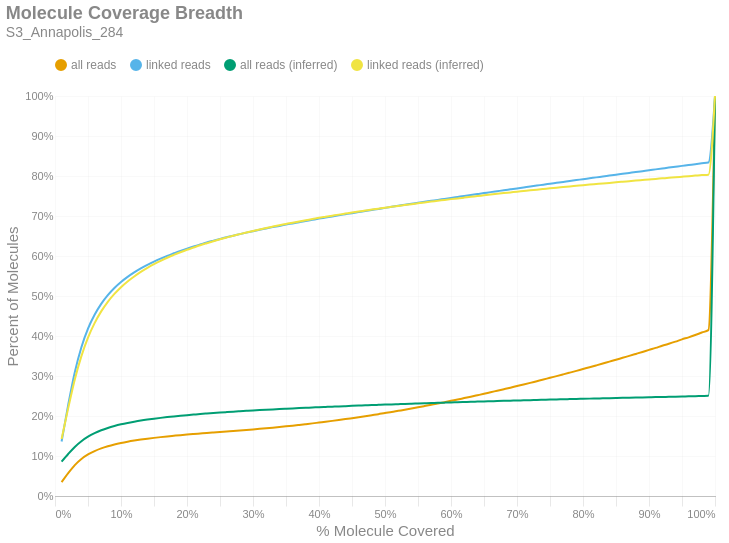

This figure's notebook cell:
### Markdown cell above
### Molecule Read Coverage
This chart shows molecule coverage breadth as computed by the number of bases aligned to that molecule. In other words, "*how much of each unique long molecule is actually sequenced/aligned?*" Keep in mind there is a distinction between sequences and alignments, since some sequences belonging to a particular molecule may not align well and wouldn't appear in the alignment data. This chart also shows molecule coverage breadth as computed by the *inferred fragment* from which the aligned sequences originate. Unlike read coverage, this calculation takes into account the total insert size, including unsequenced gaps between the forward and reverse reads. Like the previous figures, these are cumulative percents.

### Code cell
if SKIPLR:
    print_html(f"Skipped")
else:
    binned_df = consolidated_hist(valids['coverage_bp'], mask, 0.01, True)
    binned_df_inf = consolidated_hist(valids['coverage_inserts'], mask, 0.01, True)
    binned_df = binned_df.with_columns(pl.lit(binned_df_inf['all reads (cumsum)']).alias('all reads (inferred)'))
    binned_df = binned_df.with_columns(pl.lit(binned_df_inf['linked reads (cumsum)']).alias('linked reads (inferred)'))
    binned_df = binned_df.with_columns(
        (pl.col('bin').cast(pl.Float64) + 0.01).alias('right_edge')
    )

    with SafeRender(binned_df):
        (
            density_plot(binned_df, 'Molecule Coverage Breadth', samplename, 'molcov', ['all reads (inferred)','linked reads (inferred)'])
            .encode(
                #x=alt.X('bin:Q', title="% Molecule Covered").axis(format = '%').scale(padding=0),
                x=alt.X('right_edge:Q', title="% Molecule Covered").axis(format='%').scale(padding=0),
                y=alt.Y('value:Q', title='Percent of Molecules')
                    .axis(format='%')
                    .stack(False)
                    .scale(domainMin=0, padding=0),
                color=alt.Color("key:N").scale(domain = ["all reads", "linked reads", "all reads (inferred)", "linked reads (inferred)"]),
                tooltip = [
                    alt.Tooltip("key:N", title = "Data Type"),
                    alt.Tooltip("range_label:N", title="% Molecule Covered"),
                    alt.Tooltip("value:Q", format = ".2%", title="% Molecules")
                ]
            )
        ).display()

### Figure 1 — Vega-Lite specification as saved in the notebook (floating-point values rounded to 4 significant figures)
{"width": "container", "height": 400, "config": {"title": {"anchor": "start", "dy": -15, "fontSize": 18, "color": "#888888", "subtitleColor": "#888888", "subtitleFontSize": 14}, "arc": {"fill": "#0072B2"}, "axis": {"domainColor": "#888888", "domainWidth": 0.5, "gridWidth": 0.2, "grid": false, "titleFontWeight": 400, "titleFontSize": 15, "labelFontSize": 11, "labelColor": "#888888", "tickColor": "#888888", "tickWidth": 0.2, "titleColor": "#888888"}, "axisBand": {"grid": false}, "axisX": {"grid": true, "tickSize": 10, "domainCap": "round"}, "axisY": {"domain": false, "grid": true, "tickSize": 0, "domainCap": "round"}, "background": "transparent", "header": {"labelFontSize": 15, "labelColor": "#888888", "titleFontSize": 15, "titleFontWeight": 600, "titleColor": "#888888"}, "legend": {"labelFont": "sans-serif", "labelFontSize": 12, "labelColor": "#888888", "symbolSize": 100, "symbolType": "circle", "titleFontSize": 12, "titlePadding": 10, "titleColor": "#888888", "title": null, "orient": "top"}, "range": {"category": ["#E69F00", "#56B4E9", "#009E73", "#F0E442", "#0072B2", "#D55E00", "#CC79A7", "#000000"], "diverging": ["#cfe8f3", "#a2d4ec", "#73bfe2", "#46abdb", "#1696d2", "#12719e"]}, "area": {"fill": "#0072B2", "fillOpacity": 0.7, "line": true, "strokeOpacity": 0.7}, "line": {"color": "#0072B2", "stroke": "#0072B2", "strokeWidth": 2}, "trail": {"color": "#0072B2", "stroke": "#0072B2", "strokeWidth": 0, "size": 1}, "point": {"filled": true, "fillOpacity": 1.0, "size": 95}, "text": {"color": "#888888", "fontSize": 11, "align": "right", "fontWeight": 400, "size": 11}, "bar": {"fill": "#0072B2", "stroke": null}, "view": {"stroke": null, "continuousWidth": 660, "continuousHeight": 400}}, "data": {"name": "data-956c7d20a788c91b3cc3b99c691c5943"}, "mark": {"type": "line", "interpolate": "monotone", "point": {"opacity": 0, "size": 275}}, "encoding": {"color": {"field": "key", "scale": {"domain": ["all reads", "linked reads", "all reads (inferred)", "linked reads (inferred)"]}, "type": "nominal"}, "tooltip": [{"field": "key", "title": "Data Type", "type": "nominal"}, {"field": "range_label", "title": "% Molecule Covered", "type": "nominal"}, {"field": "value", "format": ".2%", "title": "% Molecules", "type": "quantitative"}], "x": {"axis": {"format": "%"}, "field": "right_edge", "scale": {"padding": 0}, "title": "% Molecule Covered", "type": "quantitative"}, "y": {"axis": {"format": "%"}, "field": "value", "scale": {"domainMin": 0, "padding": 0}, "stack": false, "title": "Percent of Molecules", "type": "quantitative"}}, "params": [{"name": "param_c36ac31b6afebe62", "select": {"type": "point", "fields": ["key"]}, "bind": "legend"}], "title": {"text": "Molecule Coverage Breadth", "subtitle": "S3_Annapolis_284"}, "transform": [{"fold": ["all reads (cumsum)", "linked reads (cumsum)", "all reads (inferred)", "linked reads (inferred)"]}, {"calculate": "replace(datum.key, ' (cumsum)', '')", "as": "key"}, {"filter": {"param": "param_c36ac31b6afebe62"}}], "usermeta": {"embedOptions": {"downloadFileName": "S3_Annapolis_284.molcov"}}, "$schema": "https://vega.github.io/schema/vega-lite/v6.1.0.json", "datasets": {"data-956c7d20a788c91b3cc3b99c691c5943": [{"bin": "0.0", "interval": "0.0-0.01", "all reads": 0.03453, "linked reads": 0.1363, "all reads (cumsum)": 0.03453, "linked reads (cumsum)": 0.1363, "range_label": "0.0-0.01", "all reads (inferred)": 0.08607, "linked reads (inferred)": 0.1423, "right_edge": 0.01}, {"bin": "0.01", "interval": "0.01-0.02", "all reads": 0.02252, "linked reads": 0.09151, "all reads (cumsum)": 0.05705, "linked reads (cumsum)": 0.2278, "range_label": "0.01-0.02", "all reads (inferred)": 0.1051, "linked reads (inferred)": 0.2197, "right_edge": 0.02}, {"bin": "0.02", "interval": "0.02-0.03", "all reads": 0.02009, "linked reads": 0.08189, "all reads (cumsum)": 0.07714, "linked reads (cumsum)": 0.3097, "range_label": "0.02-0.03", "all reads (inferred)": 0.1227, "linked reads (inferred)": 0.2915, "right_edge": 0.03}, {"bin": "0.03", "interval": "0.03-0.04", "all reads": 0.0153, "linked reads": 0.06233, "all reads (cumsum)": 0.09244, "linked reads (cumsum)": 0.372, "range_label": "0.03-0.04", "all reads (inferred)": 0.1369, "linked reads (inferred)": 0.3498, "right_edge": 0.04}, {"bin": "0.04", "interval": "0.04-0.05", "all reads": 0.01139, "linked reads": 0.04633, "all reads (cumsum)": 0.1038, "linked reads (cumsum)": 0.4183, "range_label": "0.04-0.05", "all reads (inferred)": 0.1482, "linked reads (inferred)": 0.396, "right_edge": 0.05}, {"bin": "0.05", "interval": "0.05-0.06", "all reads": 0.008528, "linked reads": 0.03465, "all reads (cumsum)": 0.1124, "linked reads (cumsum)": 0.453, "range_label": "0.05-0.06", "all reads (inferred)": 0.1571, "linked reads (inferred)": 0.4322, "right_edge": 0.06}, {"bin": "0.06", "interval": "0.06-0.07", "all reads": 0.006699, "linked reads": 0.02722, "all reads (cumsum)": 0.119, "linked reads (cumsum)": 0.4802, "range_label": "0.06-0.07", "all reads (inferred)": 0.1643, "linked reads (inferred)": 0.4615, "right_edge": 0.07}, {"bin": "0.07", "interval": "0.07-0.08", "all reads": 0.005363, "linked reads": 0.02175, "all reads (cumsum)": 0.1244, "linked reads (cumsum)": 0.5019, "range_label": "0.07-0.08", "all reads (inferred)": 0.1702, "linked reads (inferred)": 0.4855, "right_edge": 0.08}, {"bin": "0.08", "interval": "0.08-0.09", "all reads": 0.00446, "linked reads": 0.01801, "all reads (cumsum)": 0.1289, "linked reads (cumsum)": 0.5199, "range_label": "0.08-0.09", "all reads (inferred)": 0.175, "linked reads (inferred)": 0.5052, "right_edge": 0.09}, {"bin": "0.09", "interval": "0.09-0.1", "all reads": 0.003704, "linked reads": 0.01493, "all reads (cumsum)": 0.1326, "linked reads (cumsum)": 0.5349, "range_label": "0.09-0.1", "all reads (inferred)": 0.1791, "linked reads (inferred)": 0.5221, "right_edge": 0.1}, {"bin": "0.1", "interval": "0.1-0.11", "all reads": 0.003179, "linked reads": 0.0128, "all reads (cumsum)": 0.1358, "linked reads (cumsum)": 0.5477, "range_label": "0.1-0.11", "all reads (inferred)": 0.1826, "linked reads (inferred)": 0.5364, "right_edge": 0.11}, {"bin": "0.11", "interval": "0.11-0.12", "all reads": 0.002798, "linked reads": 0.01119, "all reads (cumsum)": 0.1386, "linked reads (cumsum)": 0.5589, "range_label": "0.11-0.12", "all reads (inferred)": 0.1857, "linked reads (inferred)": 0.5488, "right_edge": 0.12}, {"bin": "0.12", "interval": "0.12-0.13", "all reads": 0.002495, "linked reads": 0.01002, "all reads (cumsum)": 0.141, "linked reads (cumsum)": 0.5689, "range_label": "0.12-0.13", "all reads (inferred)": 0.1885, "linked reads (inferred)": 0.5602, "right_edge": 0.13}, {"bin": "0.13", "interval": "0.13-0.14", "all reads": 0.002242, "linked reads": 0.008972, "all reads (cumsum)": 0.1433, "linked reads (cumsum)": 0.5779, "range_label": "0.13-0.14", "all reads (inferred)": 0.191, "linked reads (inferred)": 0.5703, "right_edge": 0.14}, {"bin": "0.14", "interval": "0.14-0.15", "all reads": 0.002023, "linked reads": 0.00805, "all reads (cumsum)": 0.1453, "linked reads (cumsum)": 0.5859, "range_label": "0.14-0.15", "all reads (inferred)": 0.1933, "linked reads (inferred)": 0.5795, "right_edge": 0.15}, {"bin": "0.15", "interval": "0.15-0.16", "all reads": 0.00187, "linked reads": 0.007441, "all reads (cumsum)": 0.1472, "linked reads (cumsum)": 0.5934, "range_label": "0.15-0.16", "all reads (inferred)": 0.1953, "linked reads (inferred)": 0.5878, "right_edge": 0.16}, {"bin": "0.16", "interval": "0.16-0.17", "all reads": 0.00178, "linked reads": 0.007013, "all reads (cumsum)": 0.149, "linked reads (cumsum)": 0.6004, "range_label": "0.16-0.17", "all reads (inferred)": 0.1972, "linked reads (inferred)": 0.5957, "right_edge": 0.17}, {"bin": "0.17", "interval": "0.17-0.18", "all reads": 0.001618, "linked reads": 0.006364, "all reads (cumsum)": 0.1506, "linked reads (cumsum)": 0.6067, "range_label": "0.17-0.18", "all reads (inferred)": 0.199, "linked reads (inferred)": 0.6027, "right_edge": 0.18}, {"bin": "0.18", "interval": "0.18-0.19", "all reads": 0.001593, "linked reads": 0.006186, "all reads (cumsum)": 0.1522, "linked reads (cumsum)": 0.6129, "range_label": "0.18-0.19", "all reads (inferred)": 0.2006, "linked reads (inferred)": 0.6093, "right_edge": 0.19}, {"bin": "0.19", "interval": "0.19-0.2", "all reads": 0.001462, "linked reads": 0.0056, "all reads (cumsum)": 0.1536, "linked reads (cumsum)": 0.6185, "range_label": "0.19-0.2", "all reads (inferred)": 0.2021, "linked reads (inferred)": 0.6155, "right_edge": 0.2}, {"bin": "0.2", "interval": "0.2-0.21", "all reads": 0.001365, "linked reads": 0.005195, "all reads (cumsum)": 0.155, "linked reads (cumsum)": 0.6237, "range_label": "0.2-0.21", "all reads (inferred)": 0.2035, "linked reads (inferred)": 0.6212, "right_edge": 0.21}, {"bin": "0.21", "interval": "0.21-0.22", "all reads": 0.001329, "linked reads": 0.004975, "all reads (cumsum)": 0.1563, "linked reads (cumsum)": 0.6287, "range_label": "0.21-0.22", "all reads (inferred)": 0.2049, "linked reads (inferred)": 0.6269, "right_edge": 0.22}, {"bin": "0.22", "interval": "0.22-0.23", "all reads": 0.001333, "linked reads": 0.004953, "all reads (cumsum)": 0.1577, "linked reads (cumsum)": 0.6336, "range_label": "0.22-0.23", "all reads (inferred)": 0.2062, "linked reads (inferred)": 0.632, "right_edge": 0.23}, {"bin": "0.23", "interval": "0.23-0.24", "all reads": 0.001254, "linked reads": 0.004564, "all reads (cumsum)": 0.1589, "linked reads (cumsum)": 0.6382, "range_label": "0.23-0.24", "all reads (inferred)": 0.2074, "linked reads (inferred)": 0.637, "right_edge": 0.24}, {"bin": "0.24", "interval": "0.24-0.25", "all reads": 0.001232, "linked reads": 0.004453, "all reads (cumsum)": 0.1601, "linked reads (cumsum)": 0.6427, "range_label": "0.24-0.25", "all reads (inferred)": 0.2086, "linked reads (inferred)": 0.6418, "right_edge": 0.25}, {"bin": "0.25", "interval": "0.25-0.26", "all reads": 0.001203, "linked reads": 0.004284, "all reads (cumsum)": 0.1614, "linked reads (cumsum)": 0.6469, "range_label": "0.25-0.26", "all reads (inferred)": 0.2097, "linked reads (inferred)": 0.6463, "right_edge": 0.26}, {"bin": "0.26", "interval": "0.26-0.27", "all reads": 0.001146, "linked reads": 0.003835, "all reads (cumsum)": 0.1625, "linked reads (cumsum)": 0.6508, "range_label": "0.26-0.27", "all reads (inferred)": 0.2108, "linked reads (inferred)": 0.6506, "right_edge": 0.27}, {"bin": "0.27", "interval": "0.27-0.28", "all reads": 0.001243, "linked reads": 0.003874, "all reads (cumsum)": 0.1637, "linked reads (cumsum)": 0.6546, "range_label": "0.27-0.28", "all reads (inferred)": 0.2118, "linked reads (inferred)": 0.6547, "right_edge": 0.28}, {"bin": "0.28", "interval": "0.28-0.29", "all reads": 0.001296, "linked reads": 0.003731, "all reads (cumsum)": 0.165, "linked reads (cumsum)": 0.6584, "range_label": "0.28-0.29", "all reads (inferred)": 0.2128, "linked reads (inferred)": 0.6587, "right_edge": 0.29}, {"bin": "0.29", "interval": "0.29-0.3", "all reads": 0.001373, "linked reads": 0.00366, "all reads (cumsum)": 0.1664, "linked reads (cumsum)": 0.662, "range_label": "0.29-0.3", "all reads (inferred)": 0.2138, "linked reads (inferred)": 0.6627, "right_edge": 0.3}, {"bin": "0.3", "interval": "0.3-0.31", "all reads": 0.001422, "linked reads": 0.00354, "all reads (cumsum)": 0.1678, "linked reads (cumsum)": 0.6656, "range_label": "0.3-0.31", "all reads (inferred)": 0.2147, "linked reads (inferred)": 0.6664, "right_edge": 0.31}, {"bin": "0.31", "interval": "0.31-0.32", "all reads": 0.00146, "linked reads": 0.0033, "all reads (cumsum)": 0.1693, "linked reads (cumsum)": 0.6689, "range_label": "0.31-0.32", "all reads (inferred)": 0.2157, "linked reads (inferred)": 0.6701, "right_edge": 0.32}, {"bin": "0.32", "interval": "0.32-0.33", "all reads": 0.001538, "linked reads": 0.003273, "all reads (cumsum)": 0.1708, "linked reads (cumsum)": 0.6722, "range_label": "0.32-0.33", "all reads (inferred)": 0.2165, "linked reads (inferred)": 0.6736, "right_edge": 0.33}, {"bin": "0.33", "interval": "0.33-0.34", "all reads": 0.001626, "linked reads": 0.003086, "all reads (cumsum)": 0.1725, "linked reads (cumsum)": 0.6752, "range_label": "0.33-0.34", "all reads (inferred)": 0.2174, "linked reads (inferred)": 0.6769, "right_edge": 0.34}, {"bin": "0.34", "interval": "0.34-0.35", "all reads": 0.001697, "linked reads": 0.003226, "all reads (cumsum)": 0.1742, "linked reads (cumsum)": 0.6785, "range_label": "0.34-0.35", "all reads (inferred)": 0.2182, "linked reads (inferred)": 0.6802, "right_edge": 0.35}, {"bin": "0.35", "interval": "0.35-0.36", "all reads": 0.001758, "linked reads": 0.002999, "all reads (cumsum)": 0.1759, "linked reads (cumsum)": 0.6815, "range_label": "0.35-0.36", "all reads (inferred)": 0.219, "linked reads (inferred)": 0.6834, "right_edge": 0.36}, {"bin": "0.36", "interval": "0.36-0.37", "all reads": 0.001855, "linked reads": 0.003055, "all reads (cumsum)": 0.1778, "linked reads (cumsum)": 0.6845, "range_label": "0.36-0.37", "all reads (inferred)": 0.2198, "linked reads (inferred)": 0.6865, "right_edge": 0.37}, {"bin": "0.37", "interval": "0.37-0.38", "all reads": 0.001892, "linked reads": 0.00302, "all reads (cumsum)": 0.1797, "linked reads (cumsum)": 0.6875, "range_label": "0.37-0.38", "all reads (inferred)": 0.2205, "linked reads (inferred)": 0.6895, "right_edge": 0.38}, {"bin": "0.38", "interval": "0.38-0.39", "all reads": 0.001909, "linked reads": 0.002933, "all reads (cumsum)": 0.1816, "linked reads (cumsum)": 0.6905, "range_label": "0.38-0.39", "all reads (inferred)": 0.2212, "linked reads (inferred)": 0.6923, "right_edge": 0.39}, {"bin": "0.39", "interval": "0.39-0.4", "all reads": 0.002067, "linked reads": 0.002942, "all reads (cumsum)": 0.1836, "linked reads (cumsum)": 0.6934, "range_label": "0.39-0.4", "all reads (inferred)": 0.222, "linked reads (inferred)": 0.6954, "right_edge": 0.4}, {"bin": "0.4", "interval": "0.4-0.41", "all reads": 0.002034, "linked reads": 0.002731, "all reads (cumsum)": 0.1857, "linked reads (cumsum)": 0.6961, "range_label": "0.4-0.41", "all reads (inferred)": 0.2227, "linked reads (inferred)": 0.6981, "right_edge": 0.41}, {"bin": "0.41", "interval": "0.41-0.42", "all reads": 0.002123, "linked reads": 0.00277, "all reads (cumsum)": 0.1878, "linked reads (cumsum)": 0.6989, "range_label": "0.41-0.42", "all reads (inferred)": 0.2234, "linked reads (inferred)": 0.7008, "right_edge": 0.42}, {"bin": "0.42", "interval": "0.42-0.43", "all reads": 0.002203, "linked reads": 0.002717, "all reads (cumsum)": 0.19, "linked reads (cumsum)": 0.7016, "range_label": "0.42-0.43", "all reads (inferred)": 0.224, "linked reads (inferred)": 0.7035, "right_edge": 0.43}, {"bin": "0.43", "interval": "0.43-0.44", "all reads": 0.002262, "linked reads": 0.002737, "all reads (cumsum)": 0.1923, "linked reads (cumsum)": 0.7044, "range_label": "0.43-0.44", "all reads (inferred)": 0.2247, "linked reads (inferred)": 0.706, "right_edge": 0.44}, {"bin": "0.44", "interval": "0.44-0.45", "all reads": 0.002377, "linked reads": 0.002738, "all reads (cumsum)": 0.1946, "linked reads (cumsum)": 0.7071, "range_label": "0.44-0.45", "all reads (inferred)": 0.2253, "linked reads (inferred)": 0.7086, "right_edge": 0.45}, {"bin": "0.45", "interval": "0.45-0.46", "all reads": 0.002394, "linked reads": 0.002684, "all reads (cumsum)": 0.197, "linked reads (cumsum)": 0.7098, "range_label": "0.45-0.46", "all reads (inferred)": 0.226, "linked reads (inferred)": 0.7111, "right_edge": 0.46}, {"bin": "0.46", "interval": "0.46-0.47", "all reads": 0.002489, "linked reads": 0.002695, "all reads (cumsum)": 0.1995, "linked reads (cumsum)": 0.7125, "range_label": "0.46-0.47", "all reads (inferred)": 0.2266, "linked reads (inferred)": 0.7135, "right_edge": 0.47}, {"bin": "0.47", "interval": "0.47-0.48", "all reads": 0.002544, "linked reads": 0.002595, "all reads (cumsum)": 0.2021, "linked reads (cumsum)": 0.7151, "range_label": "0.47-0.48", "all reads (inferred)": 0.2272, "linked reads (inferred)": 0.716, "right_edge": 0.48}, {"bin": "0.48", "interval": "0.48-0.49", "all reads": 0.002494, "linked reads": 0.00254, "all reads (cumsum)": 0.2046, "linked reads (cumsum)": 0.7176, "range_label": "0.48-0.49", "all reads (inferred)": 0.2278, "linked reads (inferred)": 0.7183, "right_edge": 0.49}, {"bin": "0.49", "interval": "0.49-0.5", "all reads": 0.002844, "linked reads": 0.002708, "all reads (cumsum)": 0.2074, "linked reads (cumsum)": 0.7203, "range_label": "0.49-0.5", "all reads (inferred)": 0.2284, "linked reads (inferred)": 0.7207, "right_edge": 0.5}, {"bin": "0.5", "interval": "0.5-0.51", "all reads": 0.002555, "linked reads": 0.002529, "all reads (cumsum)": 0.21, "linked reads (cumsum)": 0.7229, "range_label": "0.5-0.51", "all reads (inferred)": 0.229, "linked reads (inferred)": 0.7229, "right_edge": 0.51}, {"bin": "0.51", "interval": "0.51-0.52", "all reads": 0.002899, "linked reads": 0.002567, "all reads (cumsum)": 0.2129, "linked reads (cumsum)": 0.7254, "range_label": "0.51-0.52", "all reads (inferred)": 0.2296, "linked reads (inferred)": 0.7251, "right_edge": 0.52}, {"bin": "0.52", "interval": "0.52-0.53", "all reads": 0.002833, "linked reads": 0.002645, "all reads (cumsum)": 0.2157, "linked reads (cumsum)": 0.7281, "range_label": "0.52-0.53", "all reads (inferred)": 0.2302, "linked reads (inferred)": 0.7274, "right_edge": 0.53}, {"bin": "0.53", "interval": "0.53-0.54", "all reads": 0.003036, "linked reads": 0.002509, "all reads (cumsum)": 0.2187, "linked reads (cumsum)": 0.7306, "range_label": "0.53-0.54", "all reads (inferred)": 0.2307, "linked reads (inferred)": 0.7295, "right_edge": 0.54}, {"bin": "0.54", "interval": "0.54-0.55", "all reads": 0.002995, "linked reads": 0.002434, "all reads (cumsum)": 0.2217, "linked reads (cumsum)": 0.733, "range_label": "0.54-0.55", "all reads (inferred)": 0.2313, "linked reads (inferred)": 0.7317, "right_edge": 0.55}, {"bin": "0.55", "interval": "0.55-0.56", "all reads": 0.003124, "linked reads": 0.002461, "all reads (cumsum)": 0.2248, "linked reads (cumsum)": 0.7355, "range_label": "0.55-0.56", "all reads (inferred)": 0.2318, "linked reads (inferred)": 0.7339, "right_edge": 0.56}, {"bin": "0.56", "interval": "0.56-0.57", "all reads": 0.003179, "linked reads": 0.002443, "all reads (cumsum)": 0.228, "linked reads (cumsum)": 0.7379, "range_label": "0.56-0.57", "all reads (inferred)": 0.2324, "linked reads (inferred)": 0.736, "right_edge": 0.57}, {"bin": "0.57", "interval": "0.57-0.58", "all reads": 0.003208, "linked reads": 0.002368, "all reads (cumsum)": 0.2312, "linked reads (cumsum)": 0.7403, "range_label": "0.57-0.58", "all reads (inferred)": 0.2329, "linked reads (inferred)": 0.738, "right_edge": 0.58}, {"bin": "0.58", "interval": "0.58-0.59", "all reads": 0.003295, "linked reads": 0.002525, "all reads (cumsum)": 0.2345, "linked reads (cumsum)": 0.7428, "range_label": "0.58-0.59", "all reads (inferred)": 0.2334, "linked reads (inferred)": 0.7401, "right_edge": 0.59}, {"bin": "0.59", "interval": "0.59-0.6", "all reads": 0.003415, "linked reads": 0.00246, "all reads (cumsum)": 0.2379, "linked reads (cumsum)": 0.7453, "range_label": "0.59-0.6", "all reads (inferred)": 0.234, "linked reads (inferred)": 0.7422, "right_edge": 0.6}, {"bin": "0.6", "interval": "0.6-0.61", "all reads": 0.003299, "linked reads": 0.002412, "all reads (cumsum)": 0.2412, "linked reads (cumsum)": 0.7477, "range_label": "0.6-0.61", "all reads (inferred)": 0.2344, "linked reads (inferred)": 0.744, "right_edge": 0.61}, {"bin": "0.61", "interval": "0.61-0.62", "all reads": 0.003516, "linked reads": 0.002413, "all reads (cumsum)": 0.2448, "linked reads (cumsum)": 0.7501, "range_label": "0.61-0.62", "all reads (inferred)": 0.235, "linked reads (inferred)": 0.746, "right_edge": 0.62}, {"bin": "0.62", "interval": "0.62-0.63", "all reads": 0.00347, "linked reads": 0.002377, "all reads (cumsum)": 0.2482, "linked reads (cumsum)": 0.7525, "range_label": "0.62-0.63", "all reads (inferred)": 0.2355, "linked reads (inferred)": 0.7479, "right_edge": 0.63}, {"bin": "0.63", "interval": "0.63-0.64", "all reads": 0.003605, "linked reads": 0.002357, "all reads (cumsum)": 0.2518, "linked reads (cumsum)": 0.7548, "range_label": "0.63-0.64", "all reads (inferred)": 0.2359, "linked reads (inferred)": 0.7498, "right_edge": 0.64}, {"bin": "0.64", "interval": "0.64-0.65", "all reads": 0.003641, "linked reads": 0.002383, "all reads (cumsum)": 0.2555, "linked reads (cumsum)": 0.7572, "range_label": "0.64-0.65", "all reads (inferred)": 0.2364, "linked reads (inferred)": 0.7517, "right_edge": 0.65}, {"bin": "0.65", "interval": "0.65-0.66", "all reads": 0.003917, "linked reads": 0.00246, "all reads (cumsum)": 0.2594, "linked reads (cumsum)": 0.7597, "range_label": "0.65-0.66", "all reads (inferred)": 0.2369, "linked reads (inferred)": 0.7536, "right_edge": 0.66}, {"bin": "0.66", "interval": "0.66-0.67", "all reads": 0.003753, "linked reads": 0.0023, "all reads (cumsum)": 0.2631, "linked reads (cumsum)": 0.762, "range_label": "0.66-0.67", "all reads (inferred)": 0.2374, "linked reads (inferred)": 0.7555, "right_edge": 0.67}, {"bin": "0.67", "interval": "0.67-0.68", "all reads": 0.003826, "linked reads": 0.00229, "all reads (cumsum)": 0.267, "linked reads (cumsum)": 0.7643, "range_label": "0.67-0.68", "all reads (inferred)": 0.2379, "linked reads (inferred)": 0.7573, "right_edge": 0.68}, {"bin": "0.68", "interval": "0.68-0.69", "all reads": 0.003854, "linked reads": 0.002394, "all reads (cumsum)": 0.2708, "linked reads (cumsum)": 0.7667, "range_label": "0.68-0.69", "all reads (inferred)": 0.2383, "linked reads (inferred)": 0.759, "right_edge": 0.69}, {"bin": "0.69", "interval": "0.69-0.7", "all reads": 0.004026, "linked reads": 0.002377, "all reads (cumsum)": 0.2748, "linked reads (cumsum)": 0.769, "range_label": "0.69-0.7", "all reads (inferred)": 0.2388, "linked reads (inferred)": 0.7607, "right_edge": 0.7}, {"bin": "0.7", "interval": "0.7-0.71", "all reads": 0.003921, "linked reads": 0.002332, "all reads (cumsum)": 0.2788, "linked reads (cumsum)": 0.7714, "range_label": "0.7-0.71", "all reads (inferred)": 0.2392, "linked reads (inferred)": 0.7624, "right_edge": 0.71}, {"bin": "0.71", "interval": "0.71-0.72", "all reads": 0.00404, "linked reads": 0.002389, "all reads (cumsum)": 0.2828, "linked reads (cumsum)": 0.7738, "range_label": "0.71-0.72", "all reads (inferred)": 0.2397, "linked reads (inferred)": 0.7641, "right_edge": 0.72}, {"bin": "0.72", "interval": "0.72-0.73", "all reads": 0.004186, "linked reads": 0.002256, "all reads (cumsum)": 0.287, "linked reads (cumsum)": 0.776, "range_label": "0.72-0.73", "all reads (inferred)": 0.2401, "linked reads (inferred)": 0.7657, "right_edge": 0.73}, {"bin": "0.73", "interval": "0.73-0.74", "all reads": 0.004125, "linked reads": 0.002392, "all reads (cumsum)": 0.2911, "linked reads (cumsum)": 0.7784, "range_label": "0.73-0.74", "all reads (inferred)": 0.2405, "linked reads (inferred)": 0.7674, "right_edge": 0.74}, {"bin": "0.74", "interval": "0.74-0.75", "all reads": 0.004436, "linked reads": 0.002255, "all reads (cumsum)": 0.2956, "linked reads (cumsum)": 0.7807, "range_label": "0.74-0.75", "all reads (inferred)": 0.241, "linked reads (inferred)": 0.7692, "right_edge": 0.75}, {"bin": "0.75", "interval": "0.75-0.76", "all reads": 0.00417, "linked reads": 0.002281, "all reads (cumsum)": 0.2997, "linked reads (cumsum)": 0.7829, "range_label": "0.75-0.76", "all reads (inferred)": 0.2414, "linked reads (inferred)": 0.7708, "right_edge": 0.76}, {"bin": "0.76", "interval": "0.76-0.77", "all reads": 0.004307, "linked reads": 0.00227, "all reads (cumsum)": 0.304, "linked reads (cumsum)": 0.7852, "range_label": "0.76-0.77", "all reads (inferred)": 0.2418, "linked reads (inferred)": 0.7724, "right_edge": 0.77}, {"bin": "0.77", "interval": "0.77-0.78", "all reads": 0.00437, "linked reads": 0.002348, "all reads (cumsum)": 0.3084, "linked reads (cumsum)": 0.7876, "range_label": "0.77-0.78", "all reads (inferred)": 0.2422, "linked reads (inferred)": 0.774, "right_edge": 0.78}, {"bin": "0.78", "interval": "0.78-0.79", "all reads": 0.004396, "linked reads": 0.002184, "all reads (cumsum)": 0.3128, "linked reads (cumsum)": 0.7897, "range_label": "0.78-0.79", "all reads (inferred)": 0.2426, "linked reads (inferred)": 0.7755, "right_edge": 0.79}, {"bin": "0.79", "interval": "0.79-0.8", "all reads": 0.004691, "linked reads": 0.002363, "all reads (cumsum)": 0.3175, "linked reads (cumsum)": 0.7921, "range_label": "0.79-0.8", "all reads (inferred)": 0.243, "linked reads (inferred)": 0.777, "right_edge": 0.8}, {"bin": "0.8", "interval": "0.8-0.81", "all reads": 0.004371, "linked reads": 0.002198, "all reads (cumsum)": 0.3219, "linked reads (cumsum)": 0.7943, "range_label": "0.8-0.81", "all reads (inferred)": 0.2434, "linked reads (inferred)": 0.7785, "right_edge": 0.81}, {"bin": "0.81", "interval": "0.81-0.82", "all reads": 0.004588, "linked reads": 0.002275, "all reads (cumsum)": 0.3264, "linked reads (cumsum)": 0.7966, "range_label": "0.81-0.82", "all reads (inferred)": 0.2438, "linked reads (inferred)": 0.78, "right_edge": 0.82}, {"bin": "0.82", "interval": "0.82-0.83", "all reads": 0.004656, "linked reads": 0.002184, "all reads (cumsum)": 0.3311, "linked reads (cumsum)": 0.7988, "range_label": "0.82-0.83", "all reads (inferred)": 0.2442, "linked reads (inferred)": 0.7814, "right_edge": 0.83}, {"bin": "0.83", "interval": "0.83-0.84", "all reads": 0.004792, "linked reads": 0.002238, "all reads (cumsum)": 0.3359, "linked reads (cumsum)": 0.801, "range_label": "0.83-0.84", "all reads (inferred)": 0.2446, "linked reads (inferred)": 0.7828, "right_edge": 0.84}, {"bin": "0.84", "interval": "0.84-0.85", "all reads": 0.004697, "linked reads": 0.002219, "all reads (cumsum)": 0.3406, "linked reads (cumsum)": 0.8032, "range_label": "0.84-0.85", "all reads (inferred)": 0.245, "linked reads (inferred)": 0.7842, "right_edge": 0.85}, {"bin": "0.85", "interval": "0.85-0.86", "all reads": 0.004903, "linked reads": 0.002401, "all reads (cumsum)": 0.3455, "linked reads (cumsum)": 0.8056, "range_label": "0.85-0.86", "all reads (inferred)": 0.2453, "linked reads (inferred)": 0.7857, "right_edge": 0.86}, {"bin": "0.86", "interval": "0.86-0.87", "all reads": 0.004793, "linked reads": 0.002145, "all reads (cumsum)": 0.3503, "linked reads (cumsum)": 0.8078, "range_label": "0.86-0.87", "all reads (inferred)": 0.2457, "linked reads (inferred)": 0.7872, "right_edge": 0.87}, {"bin": "0.87", "interval": "0.87-0.88", "all reads": 0.004917, "linked reads": 0.00213, "all reads (cumsum)": 0.3552, "linked reads (cumsum)": 0.8099, "range_label": "0.87-0.88", "all reads (inferred)": 0.2461, "linked reads (inferred)": 0.7886, "right_edge": 0.88}, {"bin": "0.88", "interval": "0.88-0.89", "all reads": 0.004953, "linked reads": 0.00222, "all reads (cumsum)": 0.3602, "linked reads (cumsum)": 0.8121, "range_label": "0.88-0.89", "all reads (inferred)": 0.2465, "linked reads (inferred)": 0.79, "right_edge": 0.89}, {"bin": "0.89", "interval": "0.89-0.9", "all reads": 0.005161, "linked reads": 0.002234, "all reads (cumsum)": 0.3653, "linked reads (cumsum)": 0.8143, "range_label": "0.89-0.9", "all reads (inferred)": 0.2469, "linked reads (inferred)": 0.7914, "right_edge": 0.9}, {"bin": "0.9", "interval": "0.9-0.91", "all reads": 0.004918, "linked reads": 0.002201, "all reads (cumsum)": 0.3702, "linked reads (cumsum)": 0.8165, "range_label": "0.9-0.91", "all reads (inferred)": 0.2472, "linked reads (inferred)": 0.7927, "right_edge": 0.91}, {"bin": "0.91", "interval": "0.91-0.92", "all reads": 0.005476, "linked reads": 0.002232, "all reads (cumsum)": 0.3757, "linked reads (cumsum)": 0.8188, "range_label": "0.91-0.92", "all reads (inferred)": 0.2476, "linked reads (inferred)": 0.7941, "right_edge": 0.92}, {"bin": "0.92", "interval": "0.92-0.93", "all reads": 0.004854, "linked reads": 0.002255, "all reads (cumsum)": 0.3806, "linked reads (cumsum)": 0.821, "range_label": "0.92-0.93", "all reads (inferred)": 0.248, "linked reads (inferred)": 0.7955, "right_edge": 0.93}, {"bin": "0.93", "interval": "0.93-0.94", "all reads": 0.005311, "linked reads": 0.002136, "all reads (cumsum)": 0.3859, "linked reads (cumsum)": 0.8232, "range_label": "0.93-0.94", "all reads (inferred)": 0.2483, "linked reads (inferred)": 0.7968, "right_edge": 0.94}, {"bin": "0.94", "interval": "0.94-0.95", "all reads": 0.005785, "linked reads": 0.002131, "all reads (cumsum)": 0.3917, "linked reads (cumsum)": 0.8253, "range_label": "0.94-0.95", "all reads (inferred)": 0.2487, "linked reads (inferred)": 0.7982, "right_edge": 0.95}, {"bin": "0.95", "interval": "0.95-0.96", "all reads": 0.005013, "linked reads": 0.002122, "all reads (cumsum)": 0.3967, "linked reads (cumsum)": 0.8274, "range_label": "0.95-0.96", "all reads (inferred)": 0.2491, "linked reads (inferred)": 0.7996, "right_edge": 0.96}, {"bin": "0.96", "interval": "0.96-0.97", "all reads": 0.005759, "linked reads": 0.002148, "all reads (cumsum)": 0.4024, "linked reads (cumsum)": 0.8296, "range_label": "0.96-0.97", "all reads (inferred)": 0.2495, "linked reads (inferred)": 0.801, "right_edge": 0.97}, {"bin": "0.97", "interval": "0.97-0.98", "all reads": 0.006316, "linked reads": 0.002092, "all reads (cumsum)": 0.4087, "linked reads (cumsum)": 0.8317, "range_label": "0.97-0.98", "all reads (inferred)": 0.25, "linked reads (inferred)": 0.8024, "right_edge": 0.98}, {"bin": "0.98", "interval": "0.98-0.99", "all reads": 0.005912, "linked reads": 0.002149, "all reads (cumsum)": 0.4147, "linked reads (cumsum)": 0.8338, "range_label": "0.98-0.99", "all reads (inferred)": 0.2504, "linked reads (inferred)": 0.8034, "right_edge": 0.99}, {"bin": "0.99", "interval": "0.99-1.0", "all reads": 0.5853, "linked reads": 0.1662, "all reads (cumsum)": 1.0, "linked reads (cumsum)": 1.0, "range_label": "0.99-1.0", "all reads (inferred)": 1.0, "linked reads (inferred)": 1.0, "right_edge": 1.0}]}}
